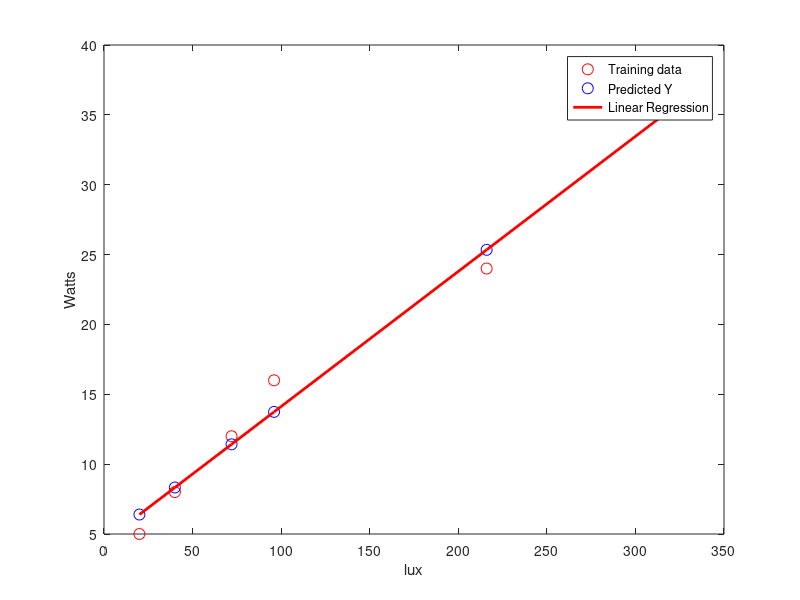

Here is the MATLAB script that generated this plot:
% Data of LED's Lux and Watts
lux = [20, 40, 72, 96, 216, 324];
watts = [5, 8, 12, 16, 24, 36];

% Change variable name
x = [lux];
y = [watts];

% Find n and mean of x and y
n = length(x);
global mean_x = mean(x)
global mean_y = mean(y)

% Function to plot the data
function plotData(x,y)
  plot(x,y,'ro','MarkerSize',8); % Plot the data
  
  xlabel('lux'); % Set the x-axis label
  ylabel('Watts'); % Set the y-axis label
end

% We use simple linear regression formula -> y = a + B.x

global e_x = []; % errors of x
global e_y = []; % errors of y

% Function to calculate the errors
function calcError (n, x, y)
  global e_x;
  global e_y;
  global mean_x;
  global mean_y;

  for i = 1:n,
    err_x = x(i) - mean_x;
    err_y = y(i) - mean_y;
    e_x = vertcat(e_x, [err_x]);
    e_y = vertcat(e_y, [err_y]);
  end
endfunction

% Function to calculate the numerator of B (Beta)
function num = numerator (n)
  global e_x;
  global e_y;
  num = 0;
  multiplication = [];

  for i = 1:n,
    x = e_x(i) * e_y(i);
    multiplication = vertcat(multiplication, [x]);
  end

  num = sum(multiplication);
  return;
endfunction

% Function to calculate tht denominator of B (Beta)
function denom = denominator (n)
  global e_x;
  denom = 0;
  square = [];

  for i = 1:n,
    y = power(e_x(i), 2);
    square = vertcat(square, [y]);
  end

  denom = sum(square);
  return
endfunction

% Function to calculate the slope B (Beta)
function B = slope (num, denom)
  B = num/denom;
  return
endfunction

% Function to calculate the intercept a (alpha)
function a = intercept (B)
  global mean_x;
  global mean_y;

  a = mean_y - B * mean_x;
  return
endfunction

% Function to compute Y (prediction)
function Y = prediction (n, a, B, x)
  Y = [];

  for i = 1:n,
    predict = a + B * x(i);
    Y = vertcat(Y, [predict]);
  end
  return;
endfunction

% Function to plot the prediction
function plotPredict(x,Y)
  plot(x,Y,'bo','MarkerSize',8); % Plot the Y prediction
end

% Function to plot the line of linear regression
function plotLine(x, Y)
  plot(x,Y,'r-','linewidth',2); % Plot the regression line
end

% Function to calculate the RMSE
function rmse = estimateTheError(n, y, Y)
  substract = [];
  squared_error = [];
  for i = 1:n,
    subs = Y(i) - y(i);
    substract = vertcat(substract, [subs]);
    square = power(substract(i), 2);
    squared_error = vertcat(squared_error, [square]);
  end
  rmse = sqrt(sum(squared_error)/5);
  return;
endfunction

calcError(n, x, y);
B = slope(numerator(n), denominator(n));
a = intercept(B);
Y = prediction(n, a, B, x);

printf('Prediction: \n');
disp(Y);
printf('\n');
printf('RMSE = %f\n', estimateTheError(n, y, Y));

plotData(x,y);
hold on;
plotPredict(x,Y);
hold on;
plotLine(x,Y);
legend('Training data','Predicted Y','Linear Regression')
hold off;

printf('\n');
fprintf('Program paused. Press enter to exit.\n');

pause;
